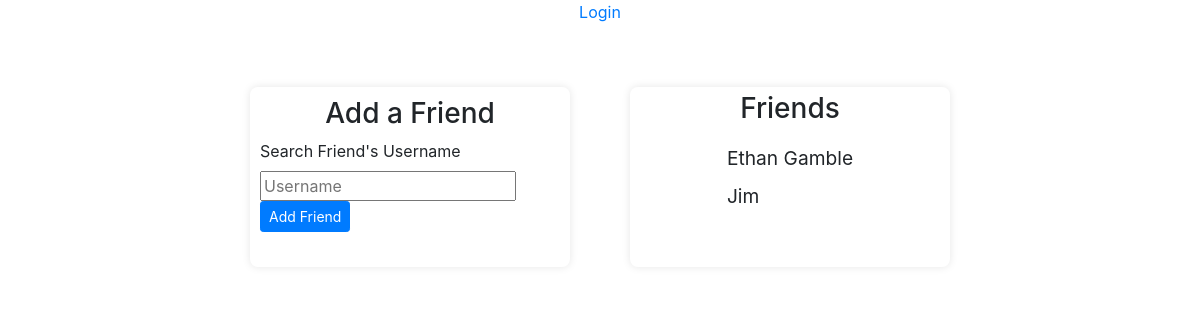
The app's page /friend (signed in), older data.
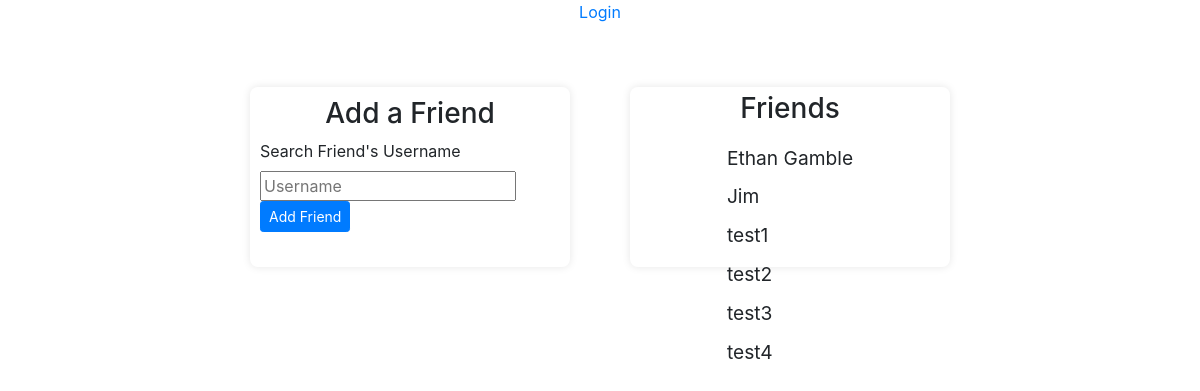
The same page, newer data.
### app.py (models this page shows)
class User(UserMixin, db.Model):
    id = db.Column(db.Integer, primary_key=True)
    fullname = db.Column(db.String(50), nullable=False)
    username = db.Column(db.String(15), nullable=False, unique=True)
    email = db.Column(db.String(50), nullable=False, unique=True)
    password = db.Column(db.String(80), nullable=False)
    friends = db.relationship('User', secondary=friends,
                              primaryjoin=(friends.c.user_id == id),
                              secondaryjoin=(friends.c.friend_id == id),
                              backref=db.backref('friend_of', lazy='dynamic'),
                              lazy='dynamic')

### app.py (the view)
@app.route('/friend', methods = ['GET'])
def friend():
    user = current_user
    user_friends = user.friends.all()
    return render_template('friends.html', friends=user_friends)

### app.py (called while the page is built)
@login_manager.user_loader
def load_user(user_id):
    return User.query.get(int(user_id))

### friends.html (shortened to what this page needs)
<!DOCTYPE html>
<html lang="en">
<head>
    <link rel="stylesheet" href="{{ url_for('static', filename='css/friends.css') }}">
    <link rel="stylesheet" href="{{ url_for('static', filename='css/bootstrap/bootstrap.min.css') }}">
</head>
<body>
    {% extends "base.html" %}
    {% import "bootstrap/wtf.html" as wtf %}
    {% block content %}
        <div id="content">
            <div class="add">
                <div>
                    <h3>Add a Friend</h3>
                </div>
                <div id="form">
                    <form action="/addfriend" method="POST" novalidate>
                        <label for="addAccount">Search Friend's Username</label>
                        <input id="addAccount" name="addAccount" type="text" placeholder="Username">
                        <button type="submit button" class="btn btn-primary btn-sm" style="margin-bottom: 4px;">Add Friend</button>
                    </form>
                </div>
            </div>
            <div class="display">
                <h3>Friends</h3>
                <div>
                    {% for friend in friends %}
                    <div style="margin-top: 10px;" class="justify-content-center" id="{{ loop.index }}">
                        <span class="friendName" id="friend{{ loop.index }}">{{ friend.fullname }}</span>
                    </div>
                    {% endfor %}
                </div>
            </div>
        </div>
    {% endblock %}

### app/templates/base.html (shortened to what this page needs)
<!DOCTYPE html>
<html lang="en">
<head>
</head>
<body>
    <nav>
        <a href="/login">Login</a>
    </nav>
    {% block content %}
    {% endblock %}
</body>
</html>

### friends.css (style rules this page uses)
body { display: flex; justify-content: center; align-items: center; flex-direction: column; }
#content { display: flex; justify-content: center; align-items: center; flex-direction: row; }
.add { margin-top: 150px; margin: 30px; padding-top: 5px; padding: 10px; width: 320px; height: 180px; border-radius: 8px; box-shadow: 0px 0px 8px rgba(0, 0, 0, 0.1); display: flex; flex-direction: column; align-items: center; }
.display { margin-top: 150px; margin: 30px; padding-top: 5px; width: 320px; height: 180px; border-radius: 8px; box-shadow: 0px 0px 8px rgba(0, 0, 0, 0.1); display: flex; flex-direction: column; align-items: center; }
.friendName { font-size: larger; }

Row changes from the older to the newer data that the page shows:
added User: fullname "test1"
added User: fullname "test2"
added User: fullname "test3"
added User: fullname "test4"
